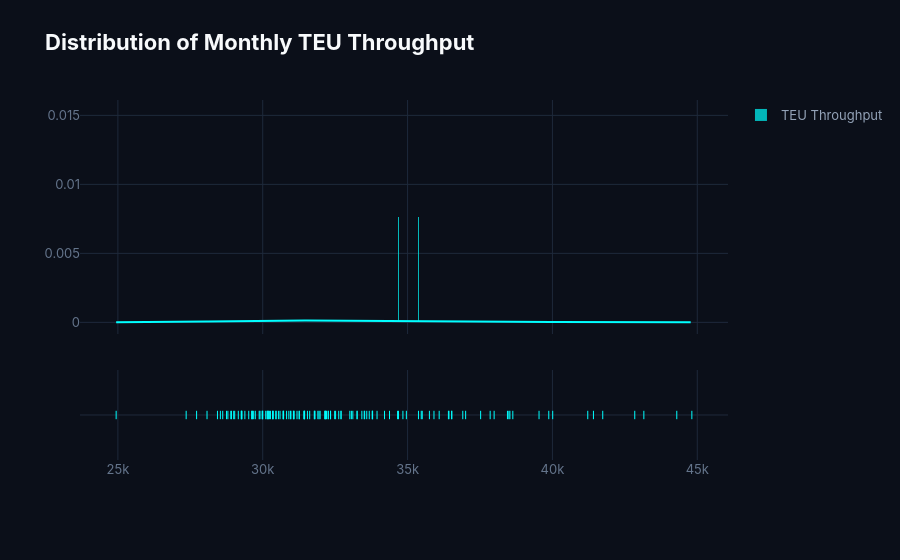

The notebook cell this image was saved under:
### Markdown cell above
### 3.2 Descriptive Statistics & Distribution

### Code cell
stats = targets['Target_TEU'].describe().to_frame().T
stats['Skewness'] = targets['Target_TEU'].skew()
stats['Kurtosis'] = targets['Target_TEU'].kurtosis()

print('Descriptive Statistics for Monthly TEU (2015–2025):')
print(stats)

hist_data = [targets['Target_TEU']]
group_labels = ['TEU Throughput']
fig = ff.create_distplot(hist_data, group_labels, show_hist=True, colors=['cyan'])
fig.update_layout(title='Distribution of Monthly TEU Throughput', margin=dict(b=100))
fig.show()

### Figure 1 — Plotly figure (JSON) as saved in the notebook; plotly's stock layout.template omitted (floating-point values rounded to 4 significant figures; data arrays with more than 128 entries replaced by an {"elided": "..."} marker saying what was removed)
{"data": [{"autobinx": false, "histnorm": "probability density", "legendgroup": "TEU Throughput", "marker": {"color": "cyan"}, "name": "TEU Throughput", "opacity": 0.7, "type": "histogram", "x": {"elided": "132 float values"}, "xaxis": "x", "xbins": {"end": 44813, "size": 1, "start": 24940}, "yaxis": "y"}, {"legendgroup": "TEU Throughput", "marker": {"color": "cyan"}, "mode": "lines", "name": "TEU Throughput", "showlegend": false, "type": "scatter", "x": {"elided": "500 float values"}, "xaxis": "x", "y": {"elided": "500 float values"}, "yaxis": "y"}, {"legendgroup": "TEU Throughput", "marker": {"color": "cyan", "symbol": "line-ns-open"}, "mode": "markers", "name": "TEU Throughput", "showlegend": false, "type": "scatter", "x": {"elided": "132 float values"}, "xaxis": "x", "y": {"elided": "132 str values"}, "yaxis": "y2"}], "layout": {"barmode": "overlay", "hovermode": "closest", "legend": {"traceorder": "reversed"}, "margin": {"b": 100}, "title": {"text": "Distribution of Monthly TEU Throughput"}, "xaxis": {"anchor": "y2", "domain": [0, 1], "zeroline": false}, "yaxis": {"anchor": "free", "domain": [0.35, 1], "position": 0}, "yaxis2": {"anchor": "x", "domain": [0, 0.25], "dtick": 1, "showticklabels": false}}}
